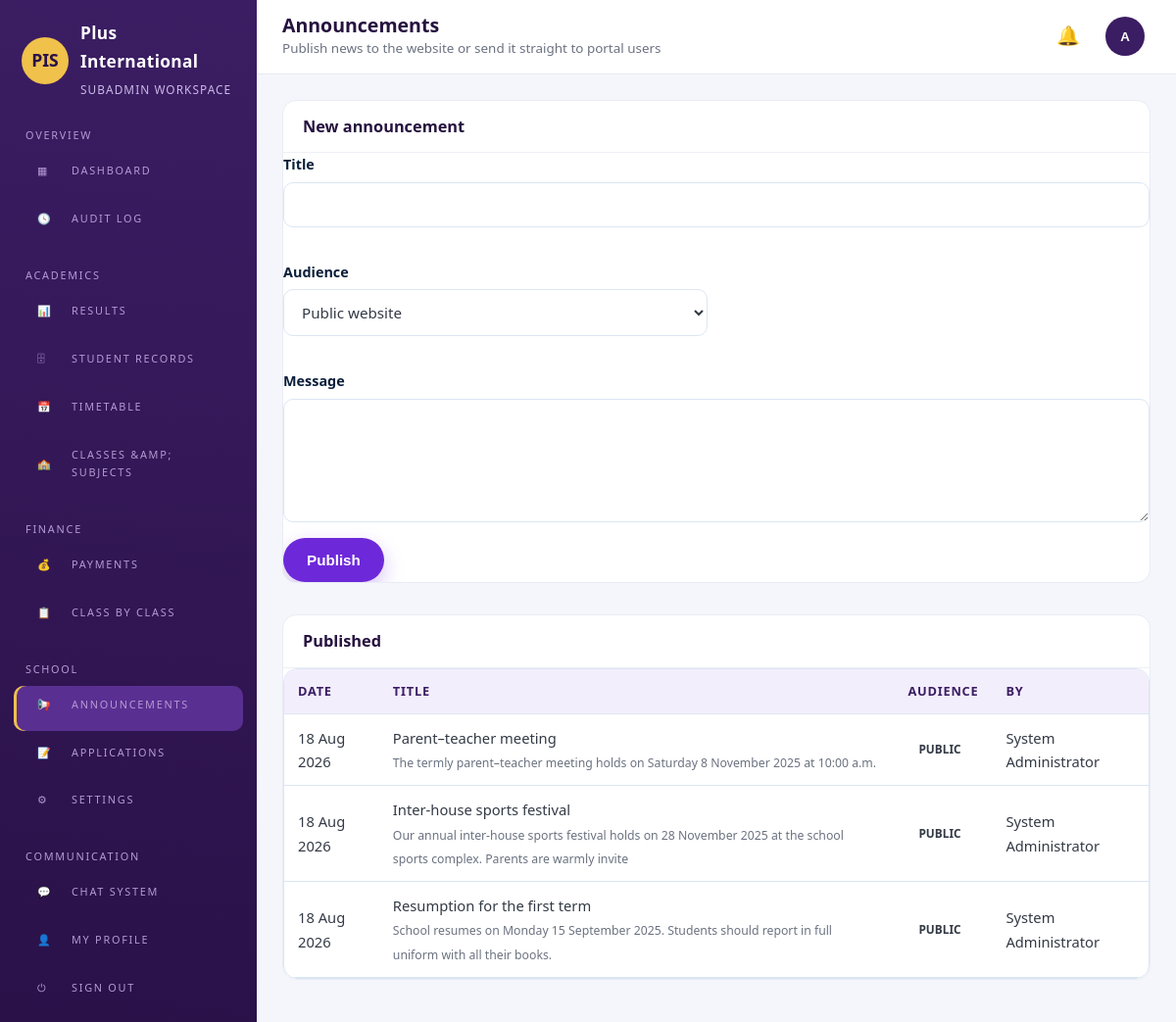
Screenshot of /admin/system/announcements.php (signed in) with the database file from the repository.
### tables this page shows
CREATE TABLE IF NOT EXISTS announcements (
    id          INT AUTO_INCREMENT PRIMARY KEY,
    title       VARCHAR(180) NOT NULL,
    body        TEXT NOT NULL,
    audience    ENUM('public','students','parents','staff','all') NOT NULL DEFAULT 'public',
    created_by  INT DEFAULT NULL,
    created_at  DATETIME NOT NULL DEFAULT CURRENT_TIMESTAMP
);

CREATE TABLE IF NOT EXISTS users (
    id              INT AUTO_INCREMENT PRIMARY KEY,
    full_name       VARCHAR(150) NOT NULL,
    email           VARCHAR(150) NOT NULL UNIQUE,
    phone           VARCHAR(30) DEFAULT NULL,
    password_hash   VARCHAR(255) NOT NULL,
    role            ENUM('superadmin','subadmin','cashier','teacher','student','parent') NOT NULL,
    admission_no    VARCHAR(40) DEFAULT NULL UNIQUE,
    staff_no        VARCHAR(40) DEFAULT NULL UNIQUE,
    class_id        INT DEFAULT NULL,
    gender          ENUM('male','female') DEFAULT NULL,
    date_of_birth   DATE DEFAULT NULL,
    student_status  ENUM('new','returning') DEFAULT NULL,
    address         VARCHAR(255) DEFAULT NULL,
    photo           VARCHAR(255) DEFAULT NULL,
    status          ENUM('active','suspended') NOT NULL DEFAULT 'active',
    created_by      INT DEFAULT NULL,
    last_login      DATETIME DEFAULT NULL,
    reset_token     VARCHAR(100) DEFAULT NULL,
    reset_expires   DATETIME DEFAULT NULL,
    created_at      DATETIME NOT NULL DEFAULT CURRENT_TIMESTAMP,
    updated_at      DATETIME NOT NULL DEFAULT CURRENT_TIMESTAMP ON UPDATE CURRENT_TIMESTAMP,
    INDEX idx_users_role (role),
    INDEX idx_users_class (class_id)
);

### config.php (called while the page is built, shortened)
<?php
function url(string $path = ''): string
{
    return APP_URL . '/' . ltrim($path, '/');
}

### backend/includes/Database.php (called while the page is built, shortened)
<?php
final class Database
{
    private static ?PDO $pdo = null;
    public static function pdo(): PDO
    {
        if (self::$pdo === null) {
            $dsn = sprintf('mysql:host=%s;port=%s;dbname=%s;charset=utf8mb4', DB_HOST, DB_PORT, DB_NAME);
            self::$pdo = new PDO($dsn, DB_USER, DB_PASS, [
                PDO::ATTR_ERRMODE            => PDO::ERRMODE_EXCEPTION,
                PDO::ATTR_DEFAULT_FETCH_MODE => PDO::FETCH_ASSOC,
                PDO::ATTR_EMULATE_PREPARES   => false,
            ]);
        }
        return self::$pdo;
    }
    public static function run(string $sql, array $params = []): PDOStatement
    {
        $stmt = self::pdo()->prepare($sql);
        $stmt->execute($params);
        return $stmt;
    }
    public static function all(string $sql, array $params = []): array
    {
        return self::run($sql, $params)->fetchAll();
    }
}

### backend/includes/Helpers.php (called while the page is built, shortened)
<?php
function e($value): string
{
    return htmlspecialchars((string) $value, ENT_QUOTES, 'UTF-8');
}
function pretty_date(?string $value, string $format = 'd M Y'): string
{
    return $value ? date($format, strtotime($value)) : '—';
}

### admin/system/announcements.php (the view, shortened to what this page needs)
<?php
require_once dirname(__DIR__, 2) . '/config.php';
$announcements = Database::all('SELECT a.*, u.full_name AS author FROM announcements a LEFT JOIN users u ON u.id = a.created_by ORDER BY a.id DESC LIMIT 50');
require_once dirname(__DIR__, 2) . '/backend/includes/layout/dash-header.php';
?>
<div class="panel">
    <div class="panel-head"><h2>New announcement</h2></div>
    <form method="post" action="<?= url('backend/api/announcements/save.php') ?>">
        <div class="form-grid">
            <div class="field field-full"><label for="title">Title</label><input id="title" name="title" required></div>
            <div class="field">
                <label for="audience">Audience</label>
                <select id="audience" name="audience">
                    <option value="public">Public website</option>
                </select>
            </div>
            <div class="field field-full"><label for="body">Message</label><textarea id="body" name="body" rows="5" required></textarea></div>
        </div>
        <button class="btn btn-primary" type="submit">Publish</button>
    </form>
</div>
<div class="panel mt-3">
    <div class="panel-head"><h2>Published</h2></div>
    <div class="table-wrap">
        <table class="data">
            <thead><tr><th>Date</th><th>Title</th><th>Audience</th><th>By</th></tr></thead>
            <tbody>
            <?php foreach ($announcements as $item): ?>
                <tr>
                    <td><?= pretty_date($item['created_at']) ?></td>
                    <td><?= e($item['title']) ?><br><small class="muted"><?= e(mb_substr($item['body'], 0, 120)) ?></small></td>
                    <td><span class="badge badge-purple"><?= e(ucfirst($item['audience'])) ?></span></td>
                    <td><?= e($item['author'] ?? '—') ?></td>
                </tr>
            <?php endforeach; ?>
            </tbody>
        </table>
    </div>
</div>
<?php require dirname(__DIR__, 2) . '/backend/includes/layout/dash-footer.php'; ?>

### assets/css/style.css (style rules this page uses)
:root { --blue: #1565c0; --blue-dark: #0d47a1; --blue-light: #e8f2fc; --gold: #d4a017; --gold-soft: #f0c14b; --navy: #0b1f3a; --text: #333a45; --muted: #6b7280; --white: #ffffff; --line: #dbe6f3; --radius: 14px; --shadow: 0 10px 30px rgba(13, 71, 161, 0.10); --shadow-lg: 0 18px 45px rgba(11, 31, 58, 0.18); --max: 1180px; }
* { box-sizing: border-box; }
html { scroll-behavior: smooth; }
body { margin: 0; font-family: "Segoe UI", "Helvetica Neue", Arial, sans-serif; color: var(--text); background: var(--white); line-height: 1.65; }
h1, h2, h3, h4 { color: var(--navy); line-height: 1.25; margin: 0 0 .6rem; }
h2 { font-size: 2rem; }
.btn { display: inline-flex; align-items: center; justify-content: center; gap: 8px; padding: 12px 22px; border-radius: 999px; font-weight: 700; font-size: .95rem; border: 2px solid transparent; cursor: pointer; transition: transform .18s ease, box-shadow .18s ease, background .18s ease; }
.btn-primary { background: var(--gold); color: var(--navy); box-shadow: 0 8px 20px rgba(212,160,23,.35); }
.form-grid { display: grid; grid-template-columns: repeat(2, 1fr); gap: 18px; }
.field { display: flex; flex-direction: column; gap: 6px; margin-bottom: 16px; }
.field label { font-weight: 600; font-size: .9rem; color: var(--navy); }
.field input, .field select, .field textarea { padding: 12px 14px; border: 1.5px solid var(--line); border-radius: 10px; font-size: .95rem; font-family: inherit; color: var(--text); background: #fff; transition: border-color .2s ease, box-shadow .2s ease; }
.field-full { grid-column: 1 / -1; }
.table-wrap { overflow-x: auto; border-radius: var(--radius); border: 1px solid var(--line); background: #fff; }
table.data { width: 100%; border-collapse: collapse; font-size: .92rem; }
table.data th, table.data td { padding: 12px 14px; text-align: left; border-bottom: 1px solid var(--line); }
table.data th { background: var(--blue-light); color: var(--navy); font-size: .8rem; text-transform: uppercase; letter-spacing: .06em; }
.badge { display: inline-block; padding: 4px 11px; border-radius: 999px; font-size: .74rem; font-weight: 700; text-transform: uppercase; }
.muted { color: var(--muted); }
.mt-3 { margin-top: 32px; }

### assets/css/dashboard.css (style rules this page uses)
.dash-body { background: #f4f6fb; min-height: 100vh; }
.panel { background: #fff; border: 1px solid #e9ecf5; border-radius: 14px; margin-bottom: 24px; overflow: hidden; }
.panel-head { padding: 16px 20px; border-bottom: 1px solid #eef0f6; display: flex; justify-content: space-between; align-items: center; gap: 12px; flex-wrap: wrap; }
.panel-head h2, .panel-head h3 { margin: 0; font-size: 1.02rem; }

### assets/css/purple-theme.css (style rules this page uses)
.dash-body { --sidebar: #3b1d63; --sidebar-active: #5a2f92; --purple: #6d28d9; --purple-soft: #f3eefc; --accent: #f0c14b; }
.dash-body .btn-primary { background: var(--purple); color: #fff; box-shadow: 0 8px 20px rgba(109,40,217,.28); }
.dash-body h1, .dash-body h2, .dash-body h3 { color: #26123f; }
.dash-body table.data th { background: var(--purple-soft); color: #3b1d63; }

### rows the page displays
announcements: created_at "18 Aug 2026", title "Parent–teacher meeting", body "The termly parent–teacher meeting holds on Saturday 8 November 2025 at 10:00 a.m.", audience "PUBLIC", users.full_name "System Administrator"
announcements: created_at "18 Aug 2026", title "Inter-house sports festival", body "Our annual inter-house sports festival holds on 28 November 2025 at the school sports complex. Parents are warmly invite", audience "PUBLIC", users.full_name "System Administrator"
announcements: created_at "18 Aug 2026", title "Resumption for the first term", body "School resumes on Monday 15 September 2025. Students should report in full uniform with all their books.", audience "PUBLIC", users.full_name "System Administrator"

### other values shown
$user['role'] "SUBADMIN"
$icon "▦ 🕓 📊 🗄 📅 🏫 💰 📋 📢 📝 ⚙ 💬 👤"
$label "DASHBOARD AUDIT LOG RESULTS STUDENT RECORDS TIMETABLE CLASSES &AMP; SUBJECTS PAYMENTS CLASS BY CLASS ANNOUNCEMENTS APPLICATIONS SETTINGS CHAT SYSTEM MY PROFILE"
$pageTitle "Announcements"
$pageSubtitle "Publish news to the website or send it straight to portal users"
substr($user['full_name'], 0, 1) "A"
